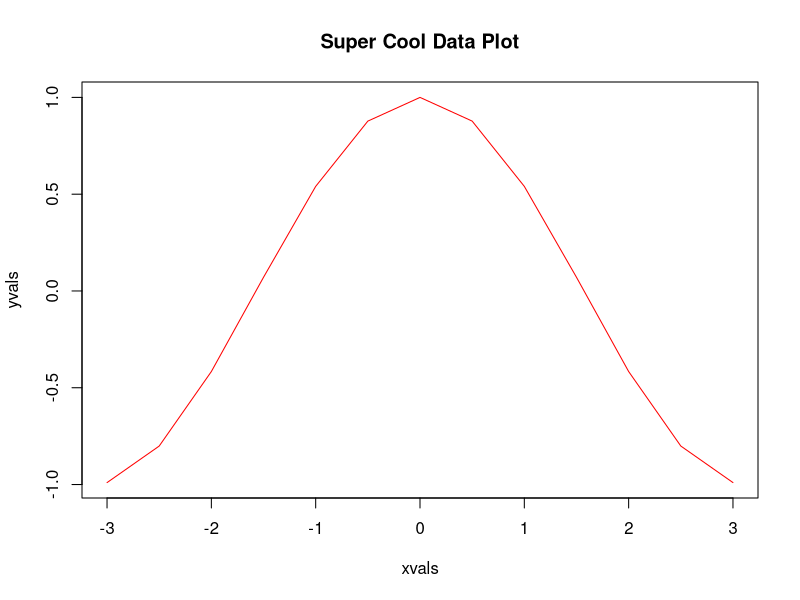

R code for this plot:

my.func <- function(somenum) {
  my.return.val <- sqrt(somenum)
  return(my.return.val)
}

# We could do it all with one line but that isn't good for readability:

my.func <- function(somenum) {return(sqrt(somenum))}

##

pythag <- function(a,b) {
  c <- sqrt(a^2 + b^2)
  return(c)
}

pythag(4,5)

x <- 4
y <- 5

pythag(x,y)


###

pythag <- function(a,b) {
  c <- sqrt(a^2 + b^2)
  myreturnlist <- list(hypoteneuse = c, sidea = a, sideb = b) 
  return(myreturnlist)
}

pythag(3,4)  

pythag(3,4)$hypoteneuse

###


pythag <- function(a,b) {
  c = sqrt(a^2 + b^2)
  myreturnlist <- list(hypoteneuse = c, sidea = a, sideb = b) 
  return(myreturnlist)
}

pythag(3,4)


##

pythag <- function(a = 4, b = 5) {
  if (!is.numeric(a) | !is.numeric(b)) {
    stop("I need real values to make this work")
  }
  c <- sqrt(a^2 + b^2)
  myreturnlist <- list(hypoteneuse = c, sidea = a, sideb = b) 
  return(myreturnlist)
}

# pythag(3,"5")  # These will bomb - try it out

# pythag("3",5)


###

pythag <- function(a = 4, b = 5) {
  if (!is.numeric(a) | !is.numeric(b)) {
    stop("I need real values to make this work")
  }
  if (a <=0 | b <= 0) {
    stop("Arguments need to be positive")
  }
  c <- sqrt(a^2 + b^2)
  myreturnlist <- list(hypoteneuse = c, sidea = a, sideb = b) 
  
  return(myreturnlist)
  
} # End Function

# pythag(-3,3)   # This will bomb

pythag(3,3)

##

is.odd <- function(someval) {
  retvec <- vector()
  for (ii in 1:length(someval)) {
    if (someval[ii] %% 2 != 0) {
      retvec[ii] = TRUE
    } else {
      retvec[ii] = FALSE
    }
  }
  return(retvec)
  
}  # End function

is.odd(3)

numbers <- c(9,9,4,4,6,10,7,18,2,10)

is.odd(numbers)

numbers[is.odd(numbers)]   # Very useful

###

y <- vector()
x <- seq(-3,3)      
for (ii in 1:length(x)) {
  y[ii] <- (x[ii])^2 
}

length(x)

###


myplotter <- function(xvals, mfunc, plotcolor="blue") {
  
  # Function to print y = x^2
  # Input: xvalues
  # Output: A plot and the xvals and yvals used to make that plot
  
  yvals = vector()
  for (ii in 1:length(xvals)) {
    yvals[ii] <- mfunc(xvals[ii])
  }
  
  plot(xvals, yvals, main="Super Cool Data Plot",type="l",col=plotcolor)
  retlist <- list(x=xvals, y=yvals)
  return(retlist)
}

xvals <- seq(-3,3,0.5)

myplotter(xvals, cos, plotcolor="red")


###

mymin <- function(somevector) {
  
  # Function to find the minimum value in a vector
  # Input: A numeric vector
  # Output: A single value that represents the minimum
  
  mymin <- somevector[1] # Set the minimum to an arbitrary value
  
  # Now loop through the entire vector. If we find a value less than 
  # mymin then we set mymin to be that value.
  
  for (ii in 1:length(somevector)) {
    if (somevector[ii] < mymin) {
      mymin <- somevector[ii]
    }
  }
  return(mymin)
}

set.seed(123)

testvec <- rnorm(10000)

mymin(testvec)


###

myextreme <- function(somevector, action="min") {
  
  if (action == "min") {
    myval <- somevector[1] # Set the minimum to an arbitrary value
    
    for (ii in 1:length(somevector)) {
      if (somevector[ii] < myval) {
        myval <- somevector[ii]
      }
    }    # End for
    
  } else {   # If action is not "min" then we assume the "max" is wanted
    
    myval <- somevector[1] # Set the minimum to an arbitrary value
    
    for (ii in 1:length(somevector)) {
      if (somevector[ii] > myval) {
        myval <- somevector[ii]
      }
    }            # End for
  }               # End If  
  return(myval)
}

myextreme(testvec,"min")

###

myfunc <- function(somedf, somefac) {
  
  # Function to split a data frame by a given factor
  # Input: A data frame, a factor
  # Output: A list containing a count of records in each group
  
  retlist <- list()    # Empty list to return group record count 
  mysplits <- split(somedf,somefac)  # Split the data frame by somefac
  
  for (ii in 1:length(mysplits)) {  # loop through the splits
    retlist[[ii]] <- nrow(mysplits[[ii]]) 
  }
  names(retlist) <- names(mysplits)
  return(retlist)
}

myfunc(mtcars,mtcars$cyl)

###

mtcenter <- function(somemat) {
  
  # Input: A matrix to center
  # Output: A matrix that is centered
  
  retmat = rep(0, length(somemat)) # Recipe to initialize a 
  dim(retmat) = dim(somemat)       # matrix the same size as
  # another filled with 0
  
  for (col in 1:ncol(somemat)) {
    for (row in 1:nrow(somemat)) {
      retmat[row, col] <- somemat[row, col] - mean(somemat[,col])
    }
  }
  
  return(retmat)
}

set.seed(123)

mymat <- matrix(round(rnorm(6),2),3,2)

mtcenter(mymat)

my.mat <- as.matrix(mtcars[,c(1,3:6)])


apply(my.mat,2, mean)

my.mat <- as.matrix(mtcars[,c(1,3:6)])

apply(my.mat,2, function(x) {c(mean=mean(x),sd=sd(x),range=range(x))})

apply(my.mat,2, function(x) {
  c(mean=mean(x),
    sd=sd(x),
    range=range(x))
})



